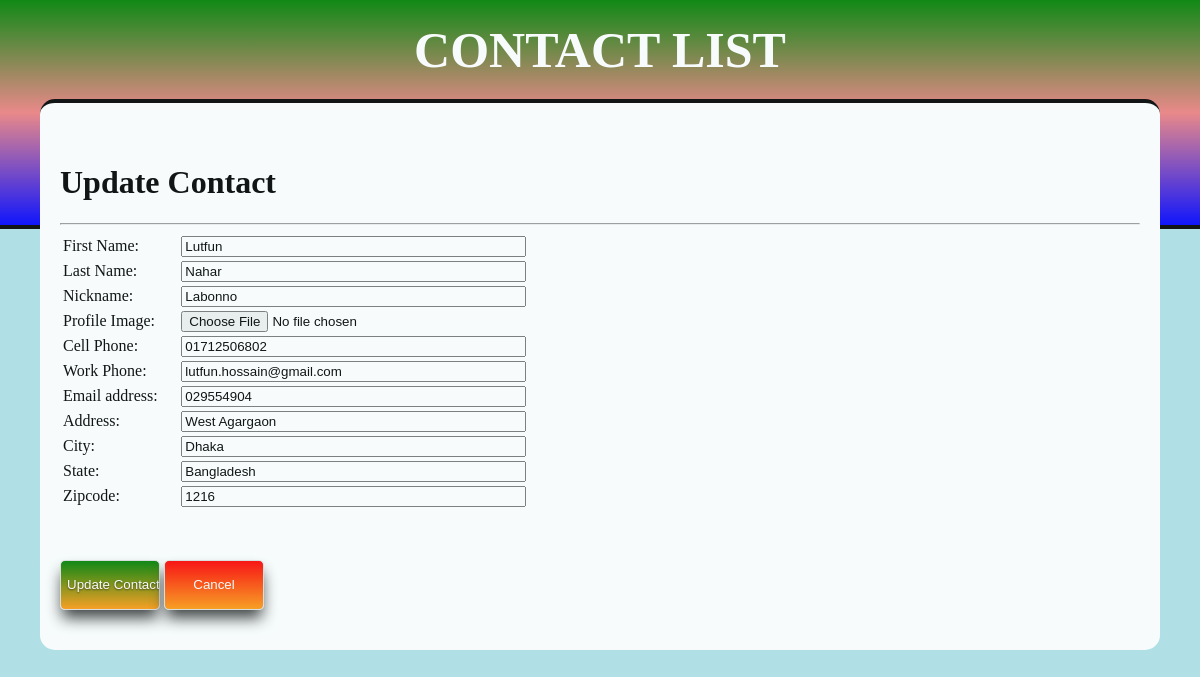
Screenshot of /update_contact.php?id=38 (signed in) with the database file from the repository.
### tables this page shows
CREATE TABLE `contacts` (
  `contact_id` int(11) NOT NULL,
  `user_id` int(11) NOT NULL,
  `contact_fname` varchar(100) NOT NULL,
  `contact_lname` varchar(100) NOT NULL,
  `contact_nickname` varchar(100) NOT NULL,
  `contact_cphone` varchar(50) NOT NULL,
  `contact_wphone` varchar(50) NOT NULL,
  `contact_email` varchar(50) NOT NULL,
  `contact_address` varchar(100) NOT NULL,
  `contact_city` varchar(50) NOT NULL,
  `contact_state` varchar(50) NOT NULL,
  `contact_zipcode` varchar(50) NOT NULL,
  `contact_profile` varchar(255) NOT NULL,
  `contact_notes` longblob NOT NULL,
  `contact_status` enum('0','1') NOT NULL DEFAULT '1'
);

### update_contact.php (the view, shortened to what this page needs)
<?php
	require_once"connection.php";
	if (isset($_GET['id'])) {
		$id = $_GET['id'];
		$get_contact = "select * from contacts where contact_id = '$id'";
		$sql_get_contact = $conn->query($get_contact);
		$row = mysqli_fetch_array($sql_get_contact);
	}
 ?>
<!DOCTYPE html>
<html>
<head>
	<?php include"includes/head.inc"; ?>
</head>
<body>
	<div class="wrapper">
		<div class="header">
			<div class="headerContent"><h1>CONTACT LIST</h1></div>
		</div>
		<div class="content">
		<div><h1>Update Contact</h1></div>
			<hr>
			<div class="contact">
				<div class="contact_insert">
					<form action="update_contact.php?id=<?php echo $row["contact_id"]; ?>" method="post" enctype="multipart/form-data">
						<table style="float:left" width="50%">
							<tr>
								<td>First Name:</td>
								<td><input type="text" name="fname" value="<?php echo $row['contact_fname'] ?>"  size="40%"></td>
							</tr>
							<tr>
								<td>Last Name:</td>
								<td><input type="text" name="lname" value="<?php echo $row['contact_lname'] ?>" size="40%"></td>
							</tr>
							<tr>
								<td>Nickname:</td>
								<td><input type="text" name="nickname" value="<?php echo $row['contact_nickname'] ?>" size="40%"></td>
							</tr>
							<tr>
								<td>Profile Image:</td>
								<td><input type="file" name="profile"></td>
							</tr>
							<tr>
								<td>Cell Phone:</td>
								<td><input type="text" name="cphone" value="<?php echo $row['contact_cphone'] ?>" size="40%"></td>
							</tr>
							<tr>
								<td>Work Phone:</td>
								<td><input type="text" name="wphone" value="<?php echo $row['contact_wphone'] ?>" size="40%"></td>
							</tr>
							<tr>
								<td>Email address:</td>
								<td><input type="text" name="email" value="<?php echo $row['contact_email'] ?>" size="40%"></td>
							</tr>
							<tr>
								<td>Address:</td>
								<td><input type="text" name="address" value="<?php echo $row['contact_address'] ?>" size="40%"></td>
							</tr>
							<tr>
								<td>City:</td>
								<td><input type="text" name="city" value="<?php echo $row['contact_city'] ?>" size="40%"></td>
							</tr>
							<tr>
								<td>State:</td>
								<td><input type="text" name="state" value="<?php echo $row['contact_state'] ?>" size="40%"></td>
							</tr>
							<tr>
								<td>Zipcode:</td>
								<td><input type="text" name="zipcode" value="<?php echo $row['contact_zipcode'] ?>" size="40%"></td>
							</tr>
						</table>
						<input class="insert_contact_button" type="submit" name="submit" value="Update Contact">
						<a href="index.php"><input class="cancel_contact_button" type="button" value="Cancel"></a>
					</form>
				</div>
			</div>
		</div>
</body>
</html>

### css/styles.css (style rules this page uses)
body { font-family:"Times New Roman", Times, serif; padding:0; margin:0; background-color:powderblue; opacity: 0.9; }
.header { width:100%; border-bottom:4px solid black; height: 225px; background: linear-gradient(green,lightcoral,blue); }
.header .headerContent { width:80%; margin:0 auto; line-height:100px; }
.header .headerContent h1 { margin:0; text-align: center; color:#ffffff; font-size: 50px; font-weight: bold; }
.wrapper { width:100%; }
.content { width:90%; margin:-130px auto 0 auto; background-color:#ffffff; border-top:4px solid black; padding:40px 20px; border-radius: 15px; }
.contact { width:100%; }
.insert_contact_button { width: 100px; height: 50px; background-color:grey; color:#ffffff; border:none; margin-top:50px; border-radius: 5px; box-sizing: border-box; box-shadow: 0px 10px 15px -2px #333; background: #fc3; background: linear-gradient(green,#f91); border: 1px solid #ddd; color: white; text-decoration: none; text-shadow: 0 1px 2px rgba(0, 0,0,0.6); }
.cancel_contact_button { width: 100px; height: 50px; background-color:#2bb424; color:#ffffff; border:none; margin-top:50px; border-radius: 5px; box-sizing: border-box; box-shadow: 0px 10px 15px -2px #333; background: linear-gradient(red,#f91); border: 1px solid #ddd; color: white; }

### rows the page displays
contacts: fname "Lutfun", lname "Nahar", nickname "Labonno", cphone "01712506802", wphone "lutfun.hossain@gmail.com", email "029554904", address "West Agargaon", city "Dhaka", state "Bangladesh", zipcode "1216"
